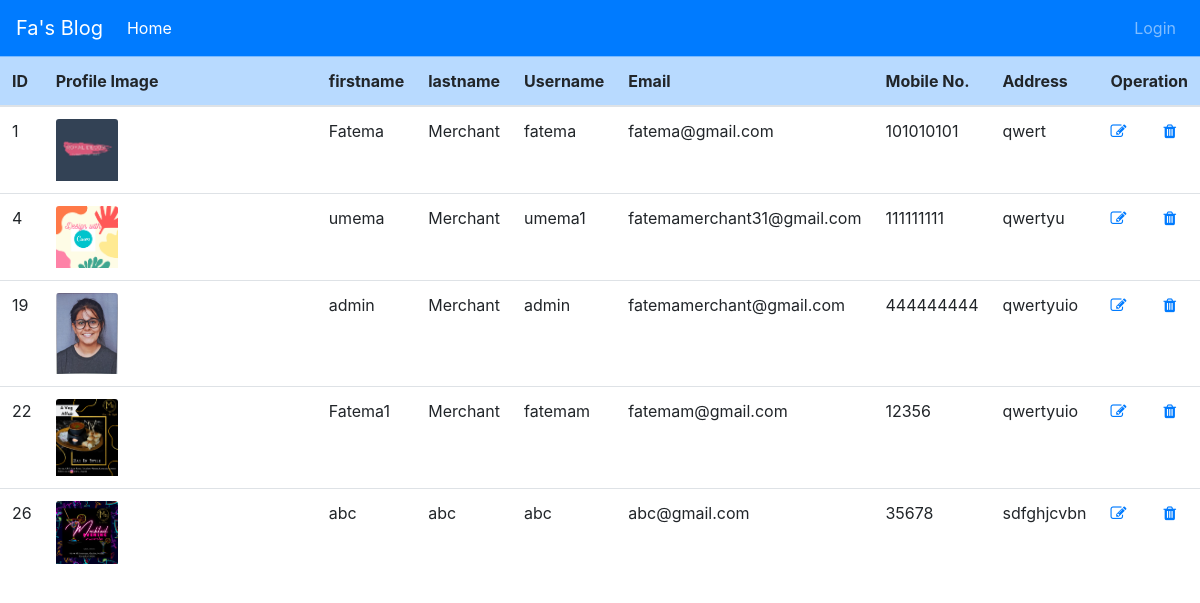
/admin/users.php, run on the app's committed database.
### tables this page shows
CREATE TABLE `users` (
  `id` int(50) NOT NULL,
  `firstname` varchar(20) NOT NULL,
  `lastname` varchar(20) NOT NULL,
  `username` varchar(20) NOT NULL,
  `email` varchar(30) NOT NULL,
  `password` varchar(200) NOT NULL,
  `photo` text NOT NULL,
  `mobile` int(10) NOT NULL,
  `address` varchar(30) NOT NULL,
  `roles` int(100) NOT NULL
);

### classes/Databases.php (called while the page is built, shortened)
<?php
    class Databases {
      public function __construct()
      {
          $this->con = mysqli_connect("localhost", "root", "", "simple-blog");
      }
    }
  ?>

### classes/User.php (called while the page is built, shortened)
<?php
    require_once('Databases.php');
    class User extends Databases {
        public function ShowAllUser(){
            $sql = mysqli_query($this->con,"SELECT * FROM users");
            return $sql;
        }
    }
    $user = new User();
?>

### admin/users.php (the view, shortened to what this page needs)
<?php
	require'inc/header.php';
?>
<div class="main-div">
    <div class="center-div">
        <div class="table-responsive">
            <table class="table">
                <thead class="table-primary">
                    <tr>
                        <th scope="col">ID</th>
                        <th scope="col">Profile Image</th>
                        <th scope="col">firstname</th>
                        <th scope="col">lastname</th>
                        <th scope="col">Username</th>
                        <th scope="col">Email</th>
                        <th scope="col">Mobile No.</th>
                        <th scope="col">Address</th>
                        <th scope="col" colspan="3">Operation</th>
                    </tr>
                </thead>
                <tbody>
                <?php
                    require('../classes/User.php');
                    $selectquery = $user->ShowAllUser();
                    while($res = mysqli_fetch_assoc($selectquery)){?>
                    <tr>
                        <td scope="row"><?php echo $res['id'];?></td>
                        <td><img class="card-img-top" src="image/<?php echo $res['photo']; ?>" alt="" style="width:25%; height:25%;"></td?>
                        <td><?php echo $res['firstname'];?></td>
                        <td><?php echo $res['lastname'];?></td>
                        <td><?php echo $res['username'];?></td>
                        <td><?php echo $res['email'];?></td>
                        <td><?php echo $res['mobile'];?></td>
                        <td><?php echo $res['address'];?></td>
                        <td><a href="./edituser.php?id=<?php echo $res['id'];?>"><i class="fa fa-pencil-square-o" aria-hidden="true"></i></a></td>
                        <td><a href="./deleteuser.php?id=<?php echo $res['id'];?>"><i class="fa fa-trash" aria-hidden="true"></i></a></td>
                    </tr>
                    <?php
                    }
                ?>
                </tbody>
            </table>
        </div>
    </div>
</div>

### admin/inc/header.php (shortened to what this page needs)
<!DOCTYPE html>
<html lang="en">
<head>
	<link rel="stylesheet" href="https://cdn.jsdelivr.net/npm/bootstrap-icons@1.3.0/font/bootstrap-icons.css" />
	<link rel="stylesheet" href="https://maxcdn.bootstrapcdn.com/bootstrap/4.3.1/css/bootstrap.min.css">
	<link rel="stylesheet" href="https://cdnjs.cloudflare.com/ajax/libs/font-awesome/4.7.0/css/font-awesome.min.css">
</head>
<body>
<body>
<?php include('navbar.php'); ?>

### admin/inc/navbar.php (shortened to what this page needs)
<nav class="navbar navbar-expand-lg navbar-dark bg-primary">
  <a class="navbar-brand" href="#">Fa's Blog</a>
  <div class="collapse navbar-collapse" id="navbarColor02">
    <ul class="navbar-nav mr-auto">
      <li class="nav-item active">
        <a class="nav-link" href="./index.php">Home <span class="sr-only">(current)</span></a>
      </li>
    </ul>
    <ul class="navbar-nav ml-auto">
    <?php if(isset($_SESSION['username'])==true):?>
      <li class="nav-item">
        <a class="nav-link active" href="../php-blog-web-app/user.php?username=<?php echo $_SESSION['username']; ?>">Welcome - <?php echo $_SESSION['username']; ?> </a>
      </li>
      <li class="nav-item">
        <a class="nav-link" href="./logout.php">Logout</a>
      </li>
    <?php else :?>
      <li class="nav-item">
        <a class="nav-link" href="./login.php">Login</a>
      </li>
      <?php endif; ?>
    </ul>
  </div>
</nav>

### data on the page
users: id "1", photo (picture), firstname "Fatema", lastname "Merchant", username "fatema", email "fatema@gmail.com", mobile "101010101", address "qwert"
users: id "4", photo (picture), firstname "umema", lastname "Merchant", username "umema1", email "fatemamerchant31@gmail.com", mobile "111111111", address "qwertyu"
users: id "19", photo (picture), firstname "admin", lastname "Merchant", username "admin", email "fatemamerchant@gmail.com", mobile "444444444", address "qwertyuio"
users: id "22", photo (picture), firstname "Fatema1", lastname "Merchant", username "fatemam", email "fatemam@gmail.com", mobile "12356", address "qwertyuio"
users: id "26", photo (picture), firstname "abc", lastname "abc", username "abc", email "abc@gmail.com", mobile "35678", address "sdfghjcvbn"
